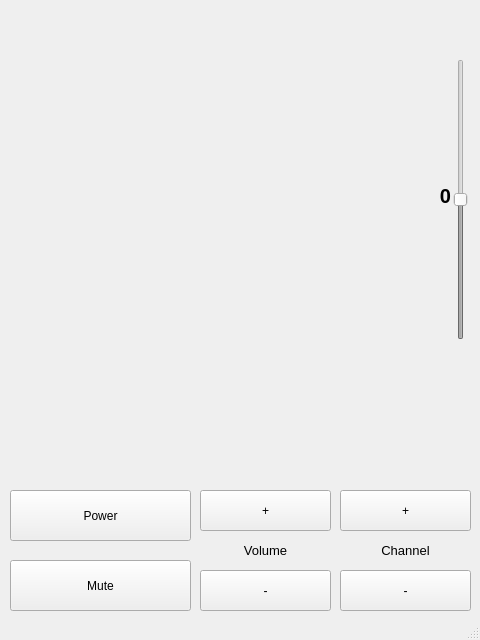
<?xml version="1.0" encoding="UTF-8"?>
<ui version="4.0">
 <class>MainWindow</class>
 <widget class="QMainWindow" name="MainWindow">
  <property name="geometry">
   <rect>
    <x>0</x>
    <y>0</y>
    <width>480</width>
    <height>640</height>
   </rect>
  </property>
  <property name="windowTitle">
   <string>MainWindow</string>
  </property>
  <widget class="QWidget" name="centralwidget">
   <widget class="QPushButton" name="powerSwitch">
    <property name="geometry">
     <rect>
      <x>10</x>
      <y>490</y>
      <width>181</width>
      <height>51</height>
     </rect>
    </property>
    <property name="text">
     <string>Power</string>
    </property>
   </widget>
   <widget class="QPushButton" name="volumeUp">
    <property name="geometry">
     <rect>
      <x>200</x>
      <y>490</y>
      <width>131</width>
      <height>41</height>
     </rect>
    </property>
    <property name="text">
     <string>+</string>
    </property>
   </widget>
   <widget class="QLabel" name="volumeLabel">
    <property name="geometry">
     <rect>
      <x>200</x>
      <y>530</y>
      <width>131</width>
      <height>41</height>
     </rect>
    </property>
    <property name="font">
     <font>
      <pointsize>10</pointsize>
     </font>
    </property>
    <property name="text">
     <string>Volume</string>
    </property>
    <property name="alignment">
     <set>Qt::AlignCenter</set>
    </property>
   </widget>
   <widget class="QPushButton" name="volumeDown">
    <property name="geometry">
     <rect>
      <x>200</x>
      <y>570</y>
      <width>131</width>
      <height>41</height>
     </rect>
    </property>
    <property name="text">
     <string>-</string>
    </property>
   </widget>
   <widget class="QPushButton" name="muteButton">
    <property name="geometry">
     <rect>
      <x>10</x>
      <y>560</y>
      <width>181</width>
      <height>51</height>
     </rect>
    </property>
    <property name="text">
     <string>Mute</string>
    </property>
   </widget>
   <widget class="QPushButton" name="channelUp">
    <property name="geometry">
     <rect>
      <x>340</x>
      <y>490</y>
      <width>131</width>
      <height>41</height>
     </rect>
    </property>
    <property name="text">
     <string>+</string>
    </property>
   </widget>
   <widget class="QPushButton" name="channelDown">
    <property name="geometry">
     <rect>
      <x>340</x>
      <y>570</y>
      <width>131</width>
      <height>41</height>
     </rect>
    </property>
    <property name="text">
     <string>-</string>
    </property>
   </widget>
   <widget class="QLabel" name="channelLabel">
    <property name="geometry">
     <rect>
      <x>340</x>
      <y>530</y>
      <width>131</width>
      <height>41</height>
     </rect>
    </property>
    <property name="font">
     <font>
      <pointsize>10</pointsize>
     </font>
    </property>
    <property name="text">
     <string>Channel</string>
    </property>
    <property name="alignment">
     <set>Qt::AlignCenter</set>
    </property>
   </widget>
   <widget class="QLabel" name="displayBox">
    <property name="geometry">
     <rect>
      <x>10</x>
      <y>60</y>
      <width>401</width>
      <height>281</height>
     </rect>
    </property>
    <property name="text">
     <string/>
    </property>
    <property name="pixmap">
     <pixmap>channel0.jpg</pixmap>
    </property>
    <property name="scaledContents">
     <bool>true</bool>
    </property>
   </widget>
   <widget class="QLabel" name="volumeCurrent">
    <property name="geometry">
     <rect>
      <x>410</x>
      <y>160</y>
      <width>41</width>
      <height>71</height>
     </rect>
    </property>
    <property name="font">
     <font>
      <pointsize>15</pointsize>
      <weight>75</weight>
      <bold>true</bold>
     </font>
    </property>
    <property name="text">
     <string>0</string>
    </property>
    <property name="alignment">
     <set>Qt::AlignRight|Qt::AlignTrailing|Qt::AlignVCenter</set>
    </property>
   </widget>
   <widget class="QSlider" name="volumeBar">
    <property name="enabled">
     <bool>false</bool>
    </property>
    <property name="geometry">
     <rect>
      <x>450</x>
      <y>59</y>
      <width>22</width>
      <height>281</height>
     </rect>
    </property>
    <property name="maximum">
     <number>2</number>
    </property>
    <property name="value">
     <number>1</number>
    </property>
    <property name="orientation">
     <enum>Qt::Vertical</enum>
    </property>
   </widget>
  </widget>
  <widget class="QStatusBar" name="statusbar"/>
 </widget>
 <resources/>
 <connections/>
</ui>
